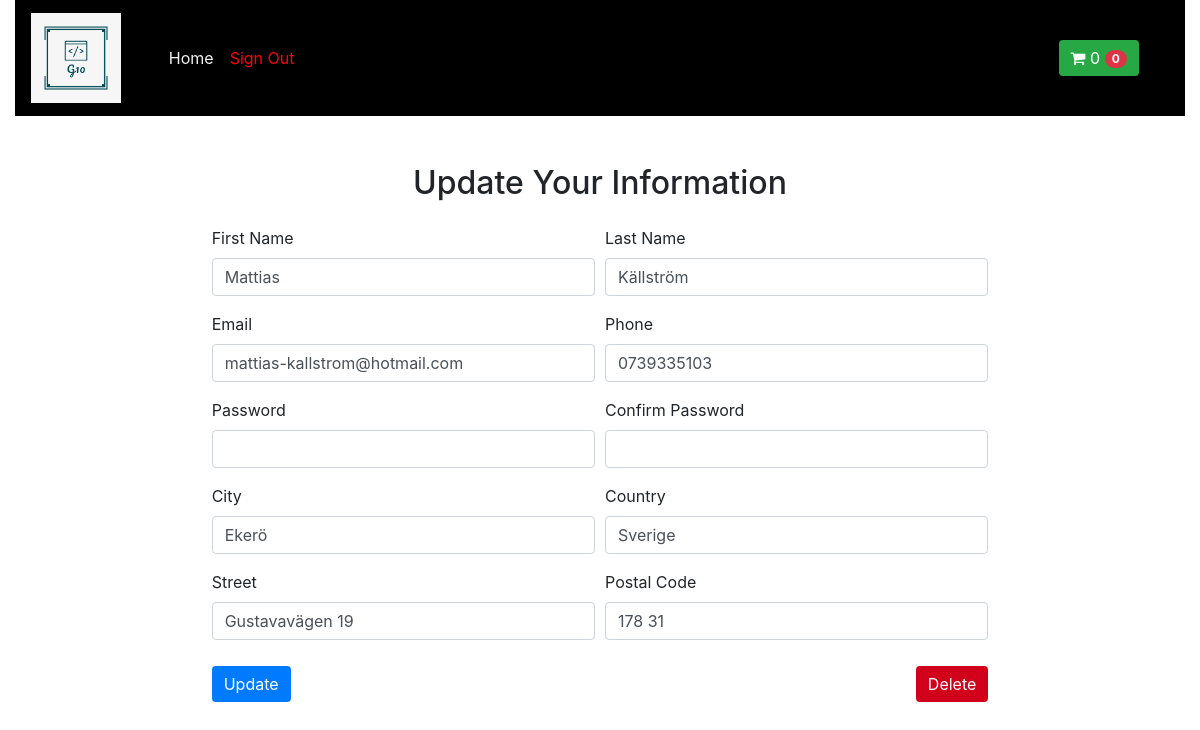
/dashboard.php (signed in), run on the app's committed database.
### tables this page shows
CREATE TABLE `users` (
  `id` int(9) NOT NULL,
  `first_name` varchar(60) NOT NULL,
  `last_name` varchar(60) NOT NULL,
  `email` varchar(150) NOT NULL,
  `password` varchar(60) NOT NULL,
  `phone` varchar(60) NOT NULL,
  `street` varchar(255) NOT NULL,
  `postal_code` varchar(255) NOT NULL,
  `city` varchar(90) NOT NULL,
  `country` varchar(90) NOT NULL,
  `register_date` timestamp NOT NULL DEFAULT current_timestamp()
);

### src/app/crudFunctions.php (called while the page is built, shortened)
<?php
function fetchUserBySessionId($sessionId){
	global $dbconnect;
try {
        $query = "
            SELECT * FROM users
             WHERE id = :id
        ";
        $stmt = $dbconnect->prepare($query);
         $stmt->bindvalue(':id', $sessionId);
         $stmt->execute();
        $user = $stmt->fetch();
    } catch (\PDOException $e) {
        throw new \PDOException($e->getMessage(), (int) $e->getCode());
    }
return $user;
}
 ?>

### public/dashboard.php (the view, shortened to what this page needs)
<?php
 $user = fetchUserBySessionId($_SESSION['id']);
 ?>
<?php require_once("../layout/header-dashboard.php"); ?>
<div class="container col-xl-12">
<div class="form-row justify-content-center">
    <div class="form-group  col-xl-8">
    <h2 class="form-title d-flex justify-content-center mt-5">Update Your Information</h2>
  </div>
</div>
<form action="#" method="POST" >
  <div class="form-row justify-content-center">
    <div class="form-group col-xl-4">
      <label for="inputEmail4">First Name</label>
      <input type="text" name="first_name" class="form-control" id="inputEmail4"
      value="<?=htmlentities($user['first_name'])?>" placeholder="John" >
    </div>
    <div class="form-group col-xl-4">
      <label for="inputPassword4">Last Name</label>
      <input type="text" name="last_name" class="form-control" id="inputPassword4"
      value="<?=htmlentities($user['last_name'])?>" placeholder="Doe">
    </div>
</div>
<div class="form-row justify-content-center">
  <div class="form-group col-xl-4">
    <label for="inputAddress">Email</label>
    <input type="text" name="email" class="form-control" id="inputAddress" placeholder="example@domain.com"
    value="<?=htmlentities($user['email'])?>">
  </div>
  <div class="form-group col-xl-4">
    <label for="inputAddress2">Phone</label>
    <input type="tel" name="phone" class="form-control" id="inputAddress2" placeholder="0700-00-00-00"
    value="<?=htmlentities($user['phone'])?>">
  </div>
</div>
 <div class="form-row justify-content-center">
<div class="form-group col-md-4">
      <label for="inputEmail4">Password</label>
      <input type="password" name="password" class="form-control"  >
    </div>
    <div class="form-group col-md-4">
      <label for="inputPassword4">Confirm Password</label>
      <input type="password" name="confPassword" class="form-control">
    </div>
  </div>
<div class="form-row justify-content-center">
<div class="form-group col-xl-4">
      <label for="inputEmail4">City</label>
      <input type="text" name="city" class="form-control" id="inputEmail4"
      value="<?=htmlentities($user['city'])?>" placeholder="Stockholm">
    </div>
    <div class="form-group col-xl-4">
      <label for="inputPassword4">Country</label>
      <input type="text" name="country" class="form-control" id="inputPassword4"
      value="<?=htmlentities($user['country'])?>" placeholder="Sweden">
    </div>
  </div>
  <div class="form-row justify-content-center">
    <div class="form-group col-xl-4">
      <label for="inputCity">Street</label>
      <input type="text" name="street" class="form-control" id="inputCity"
      value="<?=htmlentities($user['street'])?>">
    </div>
    <div class="form-group col-xl-4">
      <label for="inputZip">Postal Code</label>
      <input type="text" name="postal_code" class="form-control" id="inputZip"
      value="<?=htmlentities($user['postal_code'])?>">
    </div>
  </div>
 <div class="form-row justify-content-center">
    <div class="form-group col-xl-8">
      <input type="submit" name="updateUser" class=" btn btn-primary" value="Update">
  <input type="submit" name="deletePostBtn" class=" btn btn-primary float-right delete" value="Delete">
</div>
</div>
</div>

### css/style.css (style rules this page uses)
* { margin: 0; padding: 0; box-sizing: border-box; }
.btn.btn-primary.delete { background-color: #D1001B; }
.btn { border: 0px; margin: 10px 0px; box-shadow: none !important; }

### data on the page
users: first_name "Mattias", last_name "Källström", email "mattias-kallstrom@hotmail.com", phone "0739335103", city "Ekerö", country "Sverige", street "Gustavavägen 19", postal_code "178 31"

### other printed values
$cartItemCount "0"
$cartTotalSum "0"
